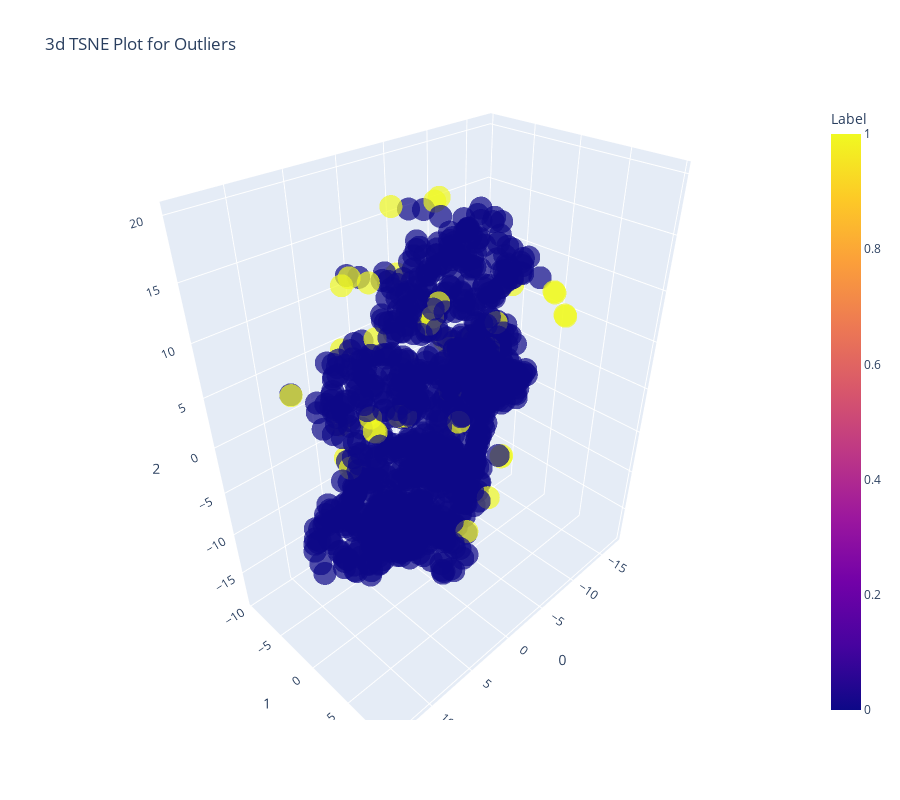

The code cell stored with this chart in its notebook:
### Markdown cell above
## Clustering

### Code cell
# instantiating Cluster model
cluster = create_model("cluster")

# plotting the data using Cluster
plot_model(cluster)

### Figure 1 — Plotly figure (JSON) as saved in the notebook; plotly's stock layout.template omitted (floating-point values rounded to 4 significant figures; data arrays with more than 128 entries replaced by an {"elided": "..."} marker saying what was removed)
{"data": [{"customdata": {"elided": "1000x1 float values"}, "hoverlabel": {"namelength": 0}, "hovertemplate": "0=%{x}<br>1=%{y}<br>2=%{z}<br>Feature=%{customdata[0]}<br>Label=%{marker.color}", "legendgroup": "", "marker": {"color": {"elided": "1000 int values"}, "coloraxis": "coloraxis", "opacity": 0.7, "symbol": "circle"}, "mode": "markers", "name": "", "scene": "scene", "showlegend": false, "type": "scatter3d", "x": {"elided": "1000 float values"}, "y": {"elided": "1000 float values"}, "z": {"elided": "1000 float values"}}], "layout": {"coloraxis": {"colorbar": {"title": {"text": "Label"}}, "colorscale": [[0, "#0d0887"], [0.1111, "#46039f"], [0.2222, "#7201a8"], [0.3333, "#9c179e"], [0.4444, "#bd3786"], [0.5556, "#d8576b"], [0.6667, "#ed7953"], [0.7778, "#fb9f3a"], [0.8889, "#fdca26"], [1, "#f0f921"]]}, "height": 800, "legend": {"tracegroupgap": 0}, "scene": {"domain": {"x": [0, 1], "y": [0, 1]}, "xaxis": {"title": {"text": "0"}}, "yaxis": {"title": {"text": "1"}}, "zaxis": {"title": {"text": "2"}}}, "title": {"text": "3d TSNE Plot for Outliers"}, "width": 900}}
